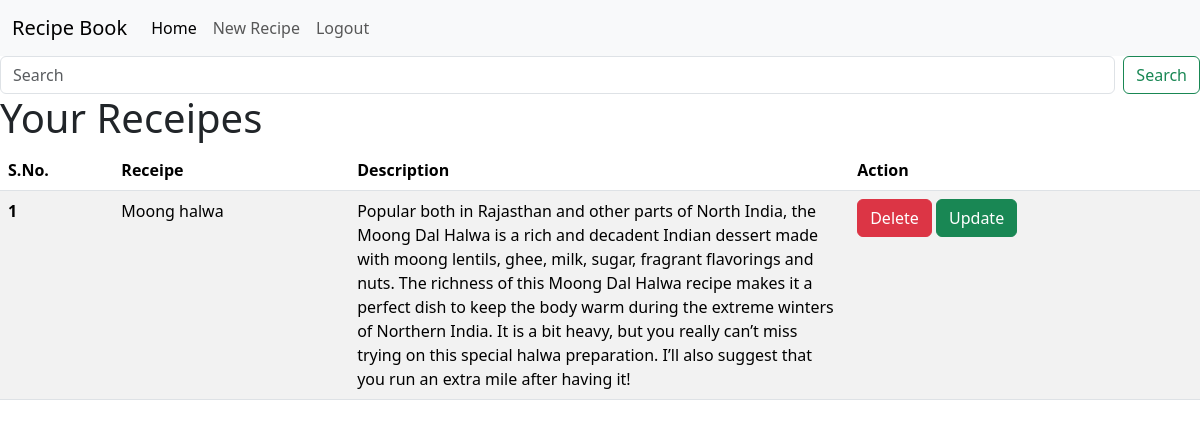
The page /myRecipe/ (signed in) on the database its author committed.
### recipes/models.py (models this page shows)
class Recipe(models.Model):
    name = models.CharField(max_length=250)
    description = models.TextField()
    user=models.ForeignKey(User,on_delete=models.CASCADE)

### recipes/views.py (the view)
# urls.py: path('myRecipe/',views.myrecipes,name='myrecipes'),
def myrecipes(request):
    receipe_list=Recipe.objects.filter(user=request.user)
    if request.GET.get('search'):
        receipe_list=receipe_list.filter(name__icontains= request.GET.get('search'))
    context={'recipe':receipe_list}
    return render(request,'myrecipes.html',context)

### recipes/templates/myrecipes.html (shortened to what this page needs)
<!DOCTYPE html>
<html lang="en">
<head>
    <link href="https://cdn.jsdelivr.net/npm/bootstrap@5.3.2/dist/css/bootstrap.min.css" rel="stylesheet"
>
</head>
<body>
    <nav class="navbar navbar-expand-lg bg-body-tertiary">
        <div class="container-fluid">
            <a class="navbar-brand" href="#">Recipe Book</a>
            <div class="collapse navbar-collapse" id="navbarSupportedContent">
                <ul class="navbar-nav me-auto mb-2 mb-lg-0">
                    <li class="nav-item">
                        <a class="nav-link active" aria-current="page" href="/">Home</a>
                    </li>
                    {% if user.is_authenticated %}
                    <li class="nav-item">
                        <a class="nav-link" href="{% url 'index' %}">New Recipe</a>
                    </li>
                    <li class="nav-item">
                        <a class="nav-link" href="{% url 'logout' %}">Logout</a>
                    </li>
                    {% endif %}
                </ul>
            </div>
        </div>
    </nav>
    <form class="d-flex" role="search">
        <input class="form-control me-2" name="search" type="search" placeholder="Search" aria-label="Search">
        <button class="btn btn-outline-success" type="submit">Search</button>
    </form>
    <h1>Your Receipes</h1>
    <table class="table table-striped">
        <thead>
            <tr>
                <th scope="col">S.No.</th>
                <th scope="col">Receipe</th>
                <th scope="col">Description</th>
                <th scope="col">Action</th>
            </tr>
        </thead>
        <tbody>
            {% for r in recipe %}
            <tr>
                <th scope="row">{{forloop.counter}}</th>
                <td>{{r.name}}</td>
                <td width="500px">{{r.description}}</td>
                <td>
                    <a href="{% url 'delete_recipe' r.id %}" class="btn btn-danger">Delete</a>
                    <a href="{% url 'update_recipe' r.id %}" class="btn btn-success">Update</a>
                </td>
            </tr>
            {% endfor %}
        </tbody>
    </table>
</body>
</html>

### rows shown on the page
Recipe: name "Moong halwa", description "Popular both in Rajasthan and other parts of North India, the Moong Dal Halwa is a rich and decadent Indian dessert made with moong lentils, ghee, milk, sugar, fragrant flavorings and nuts. The richness of this Moong Dal Halwa recipe makes it a perfect dish to keep the body warm during the extreme winters of Northern India. It is a bit heavy, but you really can’t miss trying on this special halwa preparation. I’ll also suggest that you run an extra mile after having it!"
